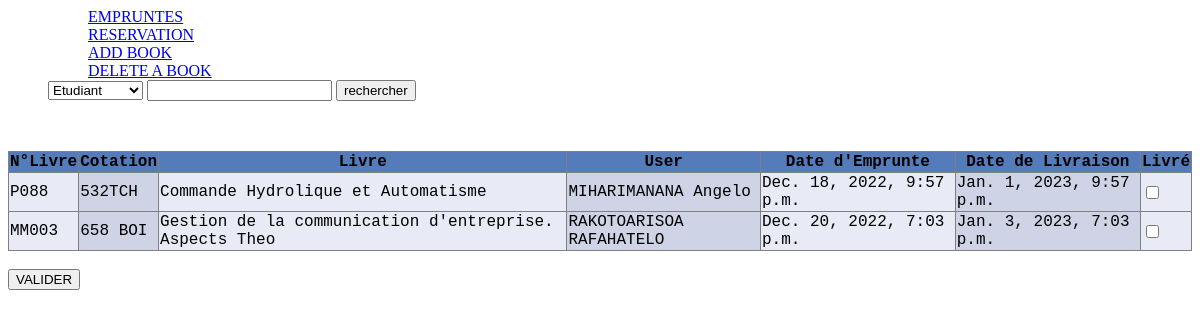
Before: /biblio/admin/ (signed in) with the older database file.
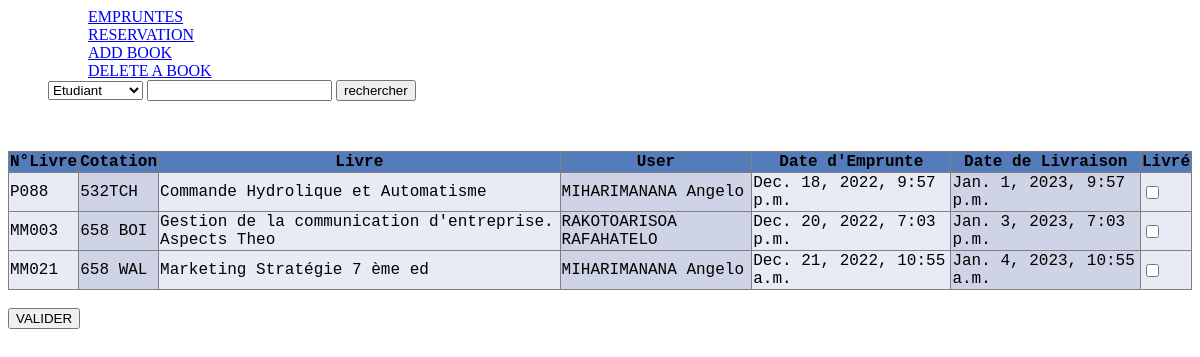
After: the same page with the newer database file.
### bibliotheque/models.py (models this page shows)
class Books(models.Model):
    numero = models.CharField(max_length=6)
    auteur = models.CharField(max_length=30)
    titre = models.CharField(max_length=100)
    edition = models.CharField(max_length=10, blank=True)
    annee = models.IntegerField(blank=True)
    lieu = models.CharField(max_length=15, blank=True)
    cotation = models.CharField(max_length=10)
    etat = models.IntegerField()
    observation = models.CharField(max_length=20, blank=True)
    categorie = models.CharField(max_length=50)

### gestionLivres/models.py (models this page shows)
class Empruntes(models.Model):
    idBook = models.IntegerField()
    cotation = models.CharField(max_length=10)
    titre = models.CharField(max_length=100)
    categorie = models.CharField(max_length=50)
    idUser = models.IntegerField()
    dateSortie = models.DateTimeField()
    dateEntre = models.DateTimeField()
    commentaire = models.TextField(blank=True)

### gestionLivres/views.py (the view, shortened to what this page needs)
# urls.py: path('admin/', admin.site.urls),
def admin(request):
    if 'logged_user_id' in request.session:
        logged_user_id = request.session['logged_user_id']
        logged_user = Users.objects.get(id=logged_user_id)
        booklist =models.Empruntes.objects.all()
        list_book = []
        for book in booklist:
            user = Users.objects.get(id=book.idUser)
            user = str(user.name) + ' ' + str(user.user_name)
            dbbook = Books.objects.get(id=book.idBook)
            auteur_book = dbbook.auteur
            number_book = dbbook.numero
            etat = dbbook.etat
            categorie = dbbook.categorie
            book = {
                'idBook': dbbook.id,
                'number_book': number_book,
                'cotation' : book.cotation,
                'title' : book.titre,
                'auteur' : auteur_book,
                'etat' : etat,
                'categorie': categorie,
                'user' : user,
                'dateSortie' : book.dateSortie,
                'dateEntre': book.dateEntre
            }
            list_book.append(book)
    return render(request, 'borrow.html', context={'list_book':list_book})

### templates/borrow.html
{% extends "back_office.html" %}
{% block clo1 %} N°Livre {% endblock %}
{% block clo2 %} Cotation {% endblock %}
{% block clo3 %} Livre {% endblock %}
{% block clo7 %} User {% endblock %}
{% block clo8 %} Date d'Emprunte {% endblock %}
{% block clo9 %} Date de Livraison {% endblock %}
{% block clo10 %} Livré {% endblock %}
{% block valcol1 %} {{ index.number_book }} {% endblock %}
{% block valcol2 %} {{ index.cotation}} {% endblock %}
{% block valcol3 %} {{ index.title}} {% endblock %}
{% block valcol7 %} {{ index.user}} {% endblock %}
{% block valcol8 %} {{ index.dateSortie}} {% endblock %}
{% block valcol9 %} {{ index.dateEntre}} {% endblock %}
{% block valcol10 %} <input type="checkbox" name="cocher" value={{ index.idBook }}> {% endblock %}

### templates/back_office.html (shortened to what this page needs)
<html>
<head>
</head>
<body>
    <ul style="list-style: none;">
        <div>
        <ul style="list-style: none;">
            <li><a href="#">EMPRUNTES</a></li>
            <li><a href="http://127.0.0.1:8000/biblio/reservation">RESERVATION</a></li>
            <li><a href="http://127.0.0.1:8000/biblio/admin/addbook/">ADD BOOK</a></li>
            <li><a href="#">DELETE A BOOK</a></li>
        </ul>
    </div>
    <div>
        <form action="http://127.0.0.1:8000/biblio/admin/" method="post"> {% csrf_token %}
            <select name="select" id="select">
                <option value="etudiant">Etudiant</option>
            </select>
            <input type="text" name="rechercher">
            <label for="rechercher"><input type="submit" value="rechercher"></label>
    </div> <br>
    </ul>
        <table border="1" style="border-collapse: collapse; font-family: Courier New, monospace;">
            <tr>
                    <th>{% block clo1 %}{% endblock %}</th>
                    <th>{% block clo2 %}{% endblock %}</th>
                    <th>{% block clo3 %}{% endblock %}</th>
                    <th>{% block clo7 %}{% endblock %}</th>
                    <th>{% block clo8 %}{% endblock %}</th>
                    <th>{% block clo9 %}{% endblock %}</th>
                    <th>{% block clo10 %}{% endblock %}</th>
            </tr>
                {% for index in list_book %}
                    <tr>
                        <td>{% block valcol1 %}{% endblock %}</td>
                        <td>{% block valcol2 %}{% endblock %}</td>
                        <td>{% block valcol3 %}{% endblock %}</td>
                        <td>{% block valcol7 %}{% endblock %}</td>
                        <td>{% block valcol8 %}{% endblock %}</td>
                        <td>{% block valcol9 %}{% endblock %}</td>
                        <td>{% block valcol10 %}{% endblock %}</td>
                    </tr>
                {% endfor %}
        </table> <br>
        <div>
            <input type="submit" value="VALIDER">
        </div>
</body>
</html>

### templates/back_office.html (style rules this page uses)
th { background-color : #557CBA; }
td:nth-child(even) { background-color : #CED4E5; }
td:nth-child(odd) { background-color : #E8EBF5; }

Changed rows visible on the page:
now on this page (row unchanged): Books: number_book "MM021"
added Empruntes: cotation "658 WAL", title "Marketing Stratégie 7 ème ed", dateSortie "Dec. 21, 2022, 10:55 a.m.", dateEntre "Jan. 4, 2023, 10:55 a.m."
Other visible differences:
new list line: "MIHARIMANANA Angelo ☐"
